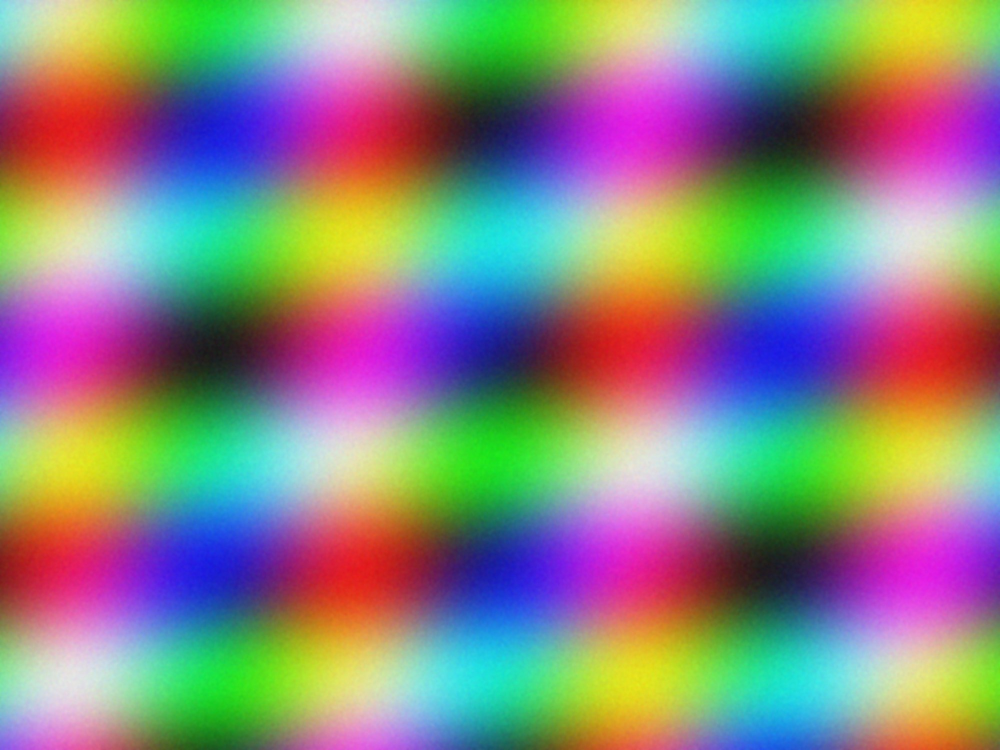
#> input picture test/in/photo.jpg, 2000 x 1500 px (shown at 1/2 size)
$ python overlay.py in/photo.jpg in/multi.png in/multi.png in/multi.png
#> lines starting #> are read from the running program, lines starting #| are printed output that depends on the picture; after the words box and inside, x2 and y2 are one past the last pixel; in counts of white or black regions, pixels touching at a corner belong together
import io, re, sys, cairosvg, numpy as np
from PIL import Image
src_path, svg_path, out_path, crop = sys.argv[1], sys.argv[2], sys.argv[3], sys.argv[4] if len(sys.argv)>4 else None
src=Image.open(src_path).convert('RGBA')
a=np.array(src.convert('L')); rgba=np.array(src)
#> after `a = np.array(src.convert('L'))`:
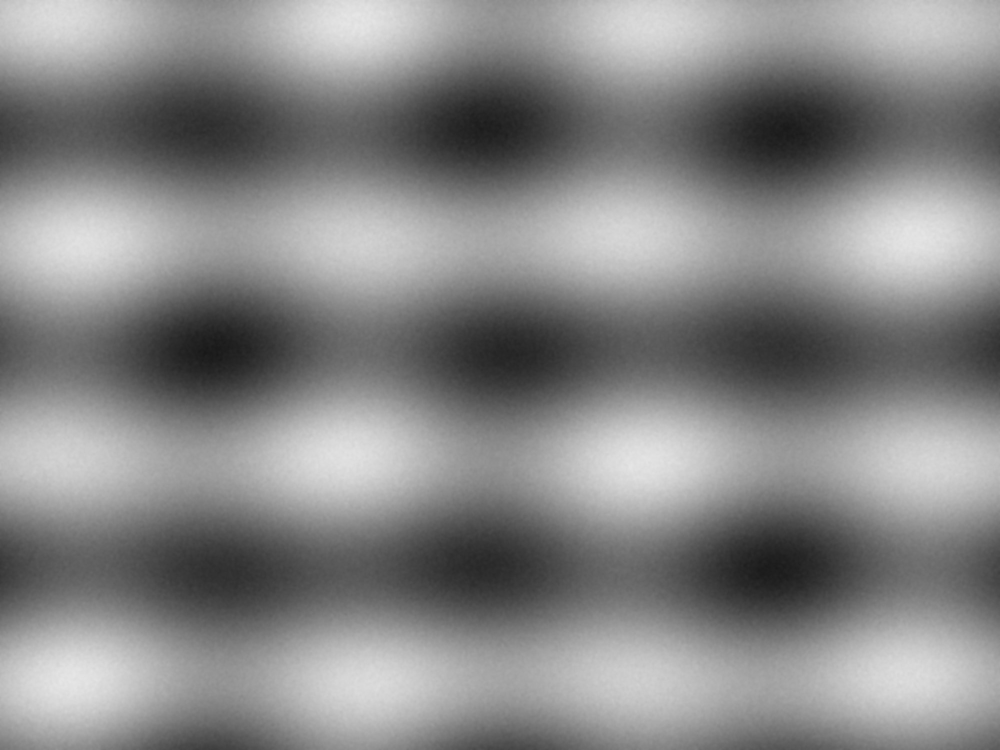
#> a: shape (1500, 2000) (shown at 1/2 size); min 24, max 231, mean 134.1
# 잉크 영역 bbox (흰 배경 제외)
ink=(a<235)&(rgba[...,3]>20)
#> ink: shape (1500, 2000) bool; every value is 1
ys,xs=np.where(ink); x0,x1,y0,y1=xs.min(),xs.max()+1,ys.min(),ys.max()+1
#> after `x0, x1, y0, y1 = (xs.min(), xs.max() + 1, ys.min(), ys.max() + 1)`: x0 = 0; x1 = 2000; y0 = 0; y1 = 1500
S=4
base=src.crop((x0,y0,x1,y1)).resize(((x1-x0)*S,(y1-y0)*S),Image.LANCZOS).convert('RGB')
base=Image.blend(Image.new('RGB',base.size,'white'),base,0.45)
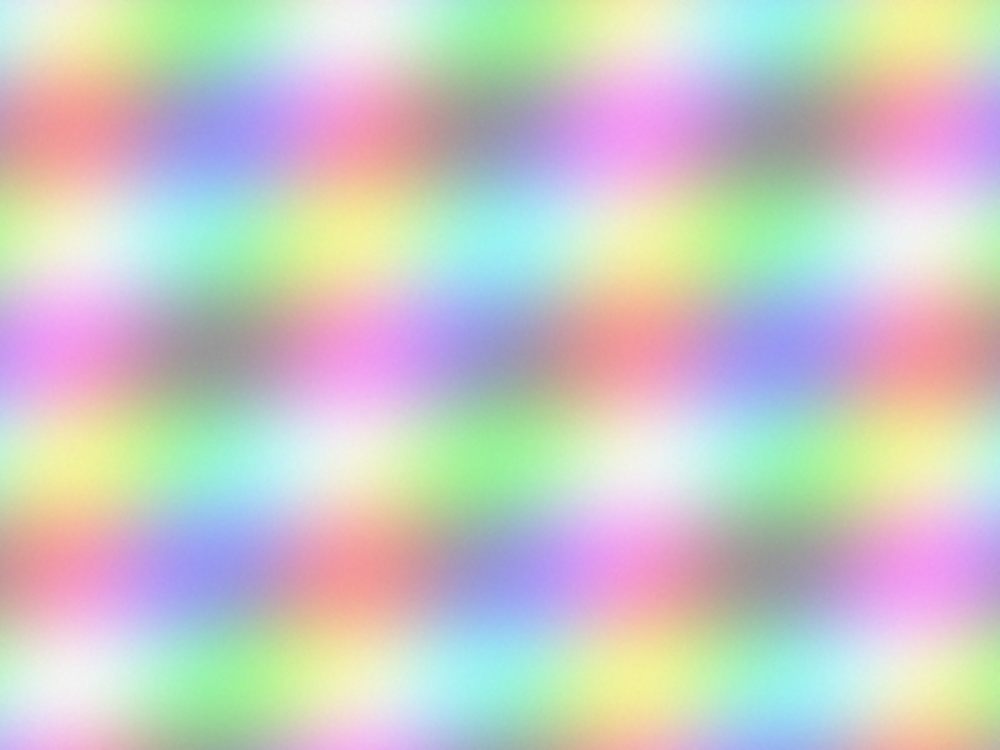
#> base: PIL image 8000x6000 RGB (shown at 1/8 size); mean R, G, B 201.1, 200.2, 197.2
#> (the run stopped early here; a loop or call above may not have finished)

$ run again, on test/in/touching.png
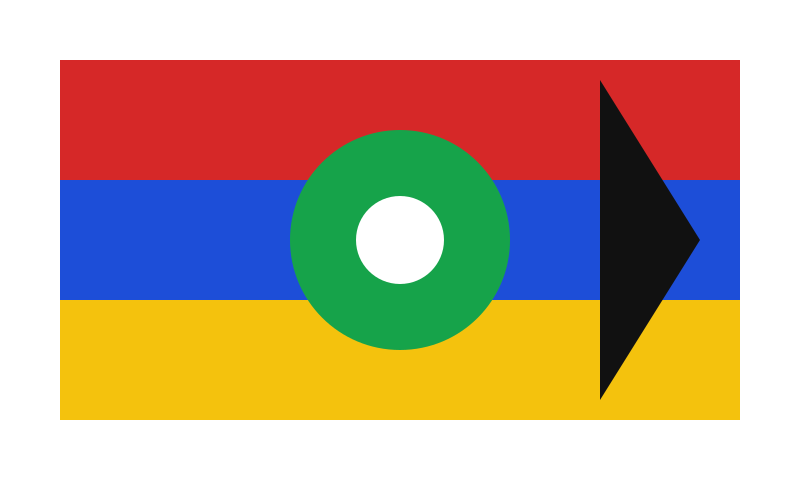
#> input picture test/in/touching.png, 800 x 500 px
#> `ink=(a<235)&(rgba[...,3]>20)`:
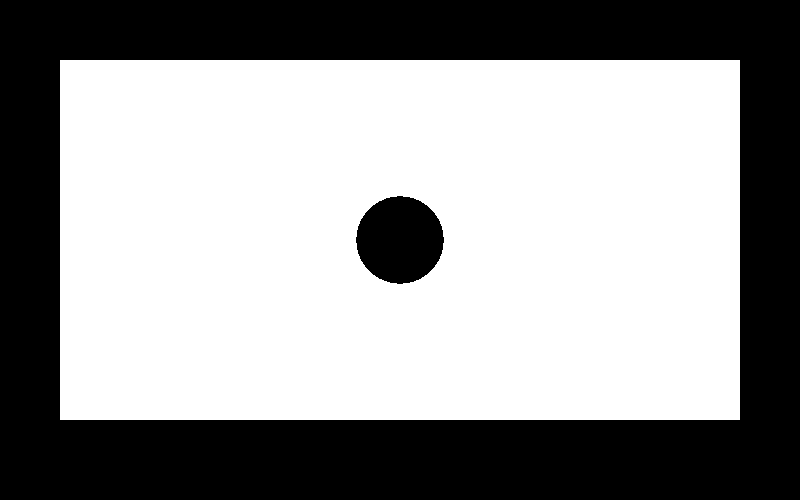
#> ink: shape (500, 800) bool; 59.7% white; 2 black regions, box (x1, y1, x2, y2) and area: (0, 0, 800, 500) 155200, (356, 196, 444, 284) 5985
#> x0 = 60; x1 = 740; y0 = 60; y1 = 420
#> `base=Image.blend(Image.new('RGB',base.size,'white'),base,0.45)`:
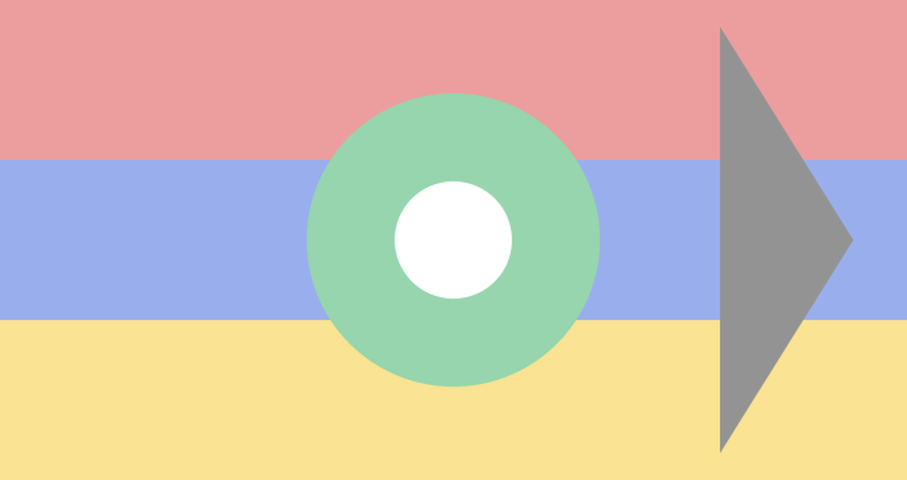
#> base: PIL image 2720x1440 RGB (shown at 1/3 size); mean R, G, B 207.7, 190.4, 173.2
